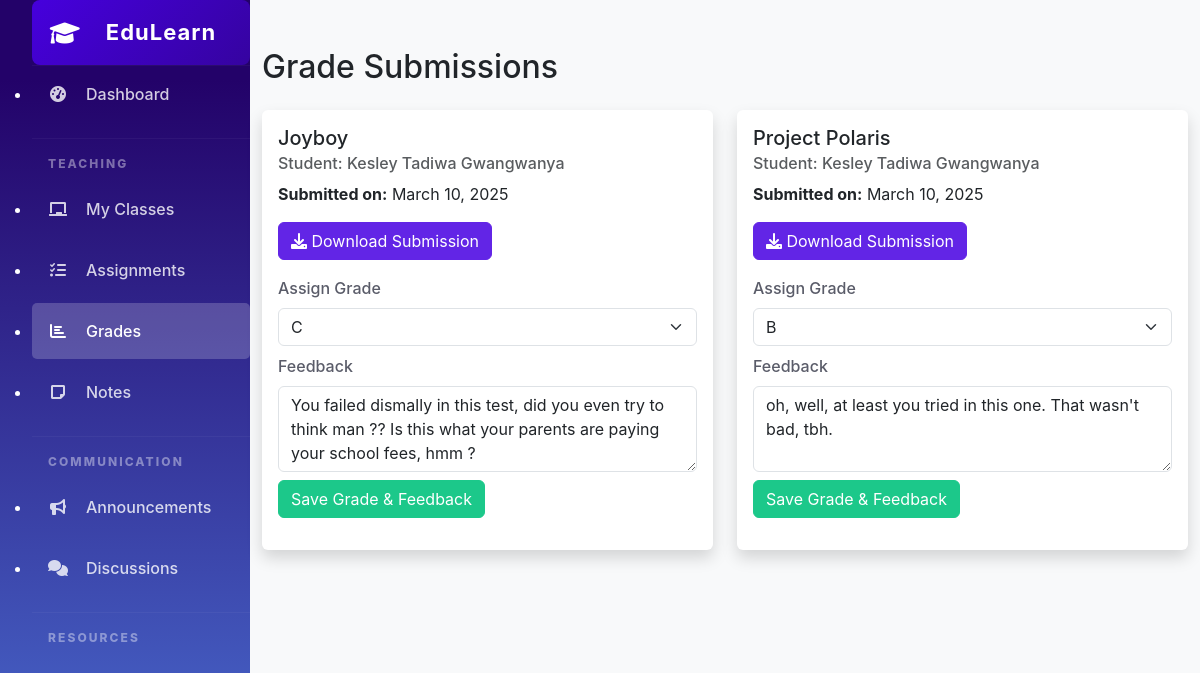
/instructor_grades (signed in), run on the app's committed database.
### app.py (models this page shows)
class Submission(Base):
    __tablename__ = 'submissions'
    id = Column(Integer, primary_key=True, autoincrement=True)
    assignment_id = Column(Integer, ForeignKey('assignments.id'), nullable=False)
    student_id = Column(Integer, ForeignKey('users.id'), nullable=False)
    submitted_on = Column(Date, nullable=False)
    file_path = Column(String(255), nullable=True)
    grade = Column(String(10), nullable=True)  # New column for grading
    feedback = Column(String(500), nullable=True)
    assignment = relationship("Assignment")
    student = relationship("User")

class Assignment(Base):
    __tablename__ = 'assignments'
    id = Column(Integer, primary_key=True, autoincrement=True)
    title = Column(String(200), nullable=False)
    description = Column(Text, nullable=False)
    due_date = Column(Date, nullable=False)
    due_time = Column(Time, nullable=True)
    points = Column(Integer, nullable=False, default=100)
    file_path = Column(String(255), nullable=True)  # Ensure this exists
    class_id = Column(Integer, ForeignKey('classes.id'), nullable=False)
    classroom = relationship("Class", backref="assignments")  # ✅ Ensure this is defined

class User(Base):
    __tablename__ = 'users'
    id = Column(Integer, primary_key=True, autoincrement=True)
    name = Column(String(100), nullable=False)
    email = Column(String(100), unique=True, nullable=False)
    password_hash = Column(String(200), nullable=False)
    role = Column(String(50), nullable=False)  # 'instructor' or 'student'

### app.py (the view, shortened to what this page needs)
@app.route('/instructor_grades', methods=['GET', 'POST'])
def instructor_grades():
    user = get_current_user()
    if not user or user.role != 'instructor':
        flash('Access denied.', 'danger')
        return redirect(url_for('home'))
    db_session = SessionLocal()
    submissions = (
        db_session.query(Submission)
        .join(Assignment, Submission.assignment_id == Assignment.id)
        .join(User, Submission.student_id == User.id)
        .join(Class, Assignment.class_id == Class.id)
        .filter(Class.instructor_id == user.id)
        .options(joinedload(Submission.assignment), joinedload(Submission.student))
        .all()
    )
    db_session.close()
    return render_template('instructor_grades.html', user=user, submissions=submissions)

### app.py (called while the page is built)
def get_current_user():
    if 'user_id' in session:
        db_session = SessionLocal()
        user = db_session.query(User).filter_by(id=session['user_id']).first()
        db_session.close()
        return user
    return None

### templates/instructor_grades.html (shortened to what this page needs)
<html lang="en">
<head>
  <link href="https://cdn.jsdelivr.net/npm/bootstrap@5.3.0/dist/css/bootstrap.min.css" rel="stylesheet">
  <link rel="stylesheet" href="https://cdnjs.cloudflare.com/ajax/libs/font-awesome/6.0.0/css/all.min.css">
  <link rel="stylesheet" href="{{url_for('static', filename='styles.css')}}">
</head>
<body>
  <div class="wrapper">
    <ul class="sidebar">
      <a class="sidebar-header p-3" href="{{url_for('instructor_dashboard')}}">
        <div class="sidebar-brand-icon">
          <i class="fas fa-graduation-cap"></i>
        </div>
        <div class="sidebar-brand-text mx-3">EduLearn</div>
      </a>
      <hr class="sidebar-divider my-0">
      <li class="nav-item active">
        <a class="nav-link" href="{{url_for('instructor_dashboard')}}">
          <i class="fas fa-fw fa-tachometer-alt"></i>
          <span>Dashboard</span>
        </a>
      </li>
      <hr class="sidebar-divider">
      <div class="sidebar-heading">
        Teaching
      </div>
      <li class="nav-item">
        <a class="nav-link" href="{{url_for('instructor_classes')}}">
          <i class="fas fa-fw fa-chalkboard"></i>
          <span>My Classes</span>
        </a>
      </li>
      <li class="nav-item">
        <a class="nav-link" href="{{url_for('instructor_assignments')}}">
          <i class="fas fa-fw fa-tasks"></i>
          <span>Assignments</span>
        </a>
      </li>
      <li class="nav-item">
        <a class="nav-link active" href="{{url_for('instructor_grades')}}">
          <i class="fas fa-fw fa-chart-bar"></i>
          <span>Grades</span>
        </a>
      </li>
      <li class="nav-item">
        <a class="nav-link" href="{{url_for('instructor_notes')}}">
          <i class="fa fa-sticky-note"></i>
          <span>Notes</span>
        </a>
      </li>
      <hr class="sidebar-divider">
      <div class="sidebar-heading">
        Communication
      </div>
      <li class="nav-item">
        <a class="nav-link" href="{{url_for('announcements')}}">
          <i class="fas fa-fw fa-bullhorn"></i>
          <span>Announcements</span>
        </a>
      </li>
      <li class="nav-item">
        <a class="nav-link" href="{{url_for('discussions')}}">
          <i class="fas fa-fw fa-comments"></i>
          <span>Discussions</span>
        </a>
      </li>
      <hr class="sidebar-divider">
      <div class="sidebar-heading">
        Resources
      </div>
    </ul>
    <body class="bg-light">
        <body class="bg-light">
            <div class="container py-5">
                <h2 class="mb-4">Grade Submissions</h2>
                <div class="row">
                    {% for submission in submissions %}
                    <div class="col-md-6 mb-4">
                        <div class="card shadow">
                            <div class="card-body">
                                <h5 class="card-title">{{ submission.assignment.title }}</h5>
                                <h6 class="card-subtitle mb-2 text-muted">Student: {{ submission.student.name }}</h6>
                                <p><strong>Submitted on:</strong> {{ submission.submitted_on.strftime('%B %d, %Y') }}</p>
                                <a href="{{ url_for('download_file', filename=submission.file_path.split('/')[-1]) }}" class="btn btn-primary">
                                    <i class="fas fa-download"></i> Download Submission
                                </a>
                                <form method="POST" action="{{ url_for('instructor_grades') }}" class="mt-3">
                                    <label for="grade" class="form-label">Assign Grade</label>
                                    <select name="grade" class="form-select mb-2" required>
                                        <option value="B" {% if submission.grade == 'B' %}selected{% endif %}>B</option>
                                        <option value="C" {% if submission.grade == 'C' %}selected{% endif %}>C</option>
                                    </select>
                                    <label for="feedback" class="form-label">Feedback</label>
                                    <textarea name="feedback" class="form-control mb-2" rows="3">{{ submission.feedback or '' }}</textarea>
                                    <button type="submit" class="btn btn-success">Save Grade & Feedback</button>
                                </form>
                            </div>
                        </div>
                    </div>
                    {% else %}
                    <p class="text-muted text-center">No submissions available.</p>
                    {% endfor %}
                </div>
            </div>
        </body>
  </div>
</body>
</html>

### static/styles.css (style rules this page uses)
:root { --primary-color: #6225e6; --secondary-color: #f8f9fc; --accent-color: #5014d1; --success-color: #1cc88a; --warning-color: #f6c23e; --danger-color: #e74a3b; --dark-color: #5a5c69; --light-color: #f8f9fc; }
body { font-family: -apple-system, BlinkMacSystemFont, "Segoe UI", Roboto, "Helvetica Neue", Arial, sans-serif; min-height: 100vh; }
.wrapper { display: flex; width: 100%; align-items: stretch; }
.sidebar-header { display: flex; align-items: center; justify-content: center; padding: 15px; text-decoration: none; background: linear-gradient(135deg,#4600dd, #3503a0); color: white; font-size: 20px; font-weight: bold; border-radius: 8px; transition: all 0.3s ease-in-out; }
.sidebar-brand-icon i { font-size: 24px; margin-right: 10px; }
.sidebar-brand-text { font-weight: bold; font-size: 22px; letter-spacing: 1px; }
.sidebar { min-width: 250px; max-width: 250px; min-height: 100vh; background: linear-gradient(180deg, #230269 10%, #496ace 100%); color: white; transition: all 0.3s; }
.sidebar .nav-link { color: rgba(255, 255, 255, 0.8); padding: 1rem; font-weight: 500; display: flex; align-items: center; gap: 0.5rem; border-radius: 5px; margin-bottom: 5px; }
.sidebar .nav-link.active { color: white; background-color: rgba(255, 255, 255, 0.2); }
.sidebar .nav-link i { margin-right: 10px; width: 20px; text-align: center; }
.sidebar-brand-text { color: white !important; }
.sidebar-divider { border-top: 1px solid rgba(255, 255, 255, 0.15); margin: 1rem 0; }
.sidebar-heading { color: rgba(255, 255, 255, 0.4); font-size: 0.75rem; font-weight: 800; letter-spacing: 0.13rem; text-transform: uppercase; padding: 0 1rem; margin-bottom: 0.5rem; }
.card { border: none; box-shadow: 0 0.15rem 1.75rem 0 rgba(58, 59, 69, 0.1); margin-bottom: 1.5rem; }
.btn-primary { background-color: var(--primary-color); border-color: var(--primary-color); }
.btn-success { background-color: var(--success-color); border-color: var(--success-color); }
.form-label { font-weight: 500; color: var(--dark-color); }

### data on the page
Submission: assignment "Joyboy", student.name "Kesley Tadiwa Gwangwanya", submitted_on "March 10, 2025", grade "C", feedback "You failed dismally in this test, did you even try to think man ?? Is this what your parents are paying your school fees, hmm ?"
Submission: assignment "Project Polaris", student.name "Kesley Tadiwa Gwangwanya", submitted_on "March 10, 2025", grade "B", feedback "oh, well, at least you tried in this one. That wasn't bad, tbh."
